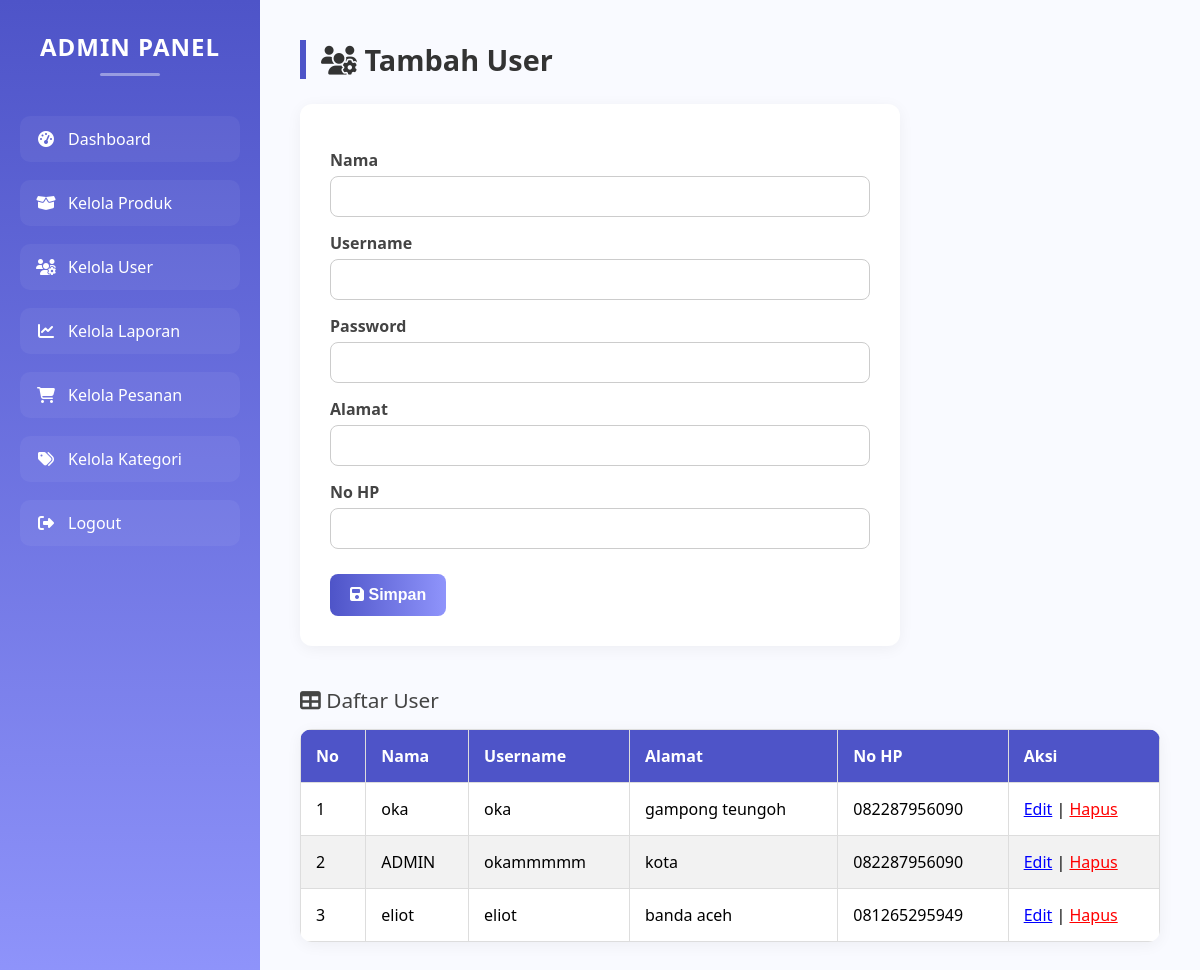
The page /admin/kelola_user.php (signed in) on the database its author committed.
### tables this page shows
CREATE TABLE `user` (
  `id_user` int(11) NOT NULL,
  `nama` varchar(100) DEFAULT NULL,
  `username` varchar(50) DEFAULT NULL,
  `password` varchar(255) DEFAULT NULL,
  `alamat` text DEFAULT NULL,
  `nohp` varchar(20) DEFAULT NULL,
  `role` enum('admin','user') NOT NULL DEFAULT 'user'
);

### admin/kelola_user.php (the view, shortened to what this page needs)
<?php
include '../koneksi.php';
$edit = null;
$data_user = mysqli_query($conn, "SELECT * FROM user ORDER BY id_user DESC");
?>
<!DOCTYPE html>
<html lang="id">
<head>
    <link href="https://cdnjs.cloudflare.com/ajax/libs/font-awesome/6.5.0/css/all.min.css" rel="stylesheet">
</head>
<body>
<?php include 'sidebar.php'; ?>
<div class="content">
    <h2><i class="fas fa-users-cog"></i> <?= $edit ? "Edit User" : "Tambah User" ?></h2>
    <form method="POST">
        <label>Nama</label>
        <input type="text" name="nama" value="<?= $edit['nama'] ?? '' ?>" required>
        <label>Username</label>
        <input type="text" name="username" value="<?= $edit['username'] ?? '' ?>" required>
        <?php if (!$edit): ?>
            <label>Password</label>
            <input type="password" name="password" required>
        <?php endif; ?>
        <label>Alamat</label>
        <input type="text" name="alamat" value="<?= $edit['alamat'] ?? '' ?>" required>
        <label>No HP</label>
        <input type="text" name="nohp" value="<?= $edit['nohp'] ?? '' ?>" required>
        <button type="submit"><i class="fas fa-save"></i> <?= $edit ? "Update" : "Simpan" ?></button>
    </form>
    <div class="table-title"><i class="fas fa-table"></i> Daftar User</div>
    <table>
        <thead>
        <tr>
            <th>No</th>
            <th>Nama</th>
            <th>Username</th>
            <th>Alamat</th>
            <th>No HP</th>
            <th>Aksi</th>
        </tr>
        </thead>
        <tbody>
        <?php
        $no = 1;
        while ($row = mysqli_fetch_assoc($data_user)) {
            echo "<tr>
                <td>{$no}</td>
                <td>{$row['nama']}</td>
                <td>{$row['username']}</td>
                <td>{$row['alamat']}</td>
                <td>{$row['nohp']}</td>
                <td>
                    <a href='kelola_user.php?edit={$row['id_user']}' style='color:blue;'>Edit</a> |
                    <a href='kelola_user.php?hapus={$row['id_user']}' onclick=\"return confirm('Yakin ingin hapus user ini?')\" style='color:red;'>Hapus</a>
                </td>
            </tr>";
            $no++;
        }
        ?>
        </tbody>
    </table>
</div>
</body>
</html>

### admin/kelola_user.php (style rules this page uses)
* { margin: 0; padding: 0; box-sizing: border-box; }
body { font-family: 'Segoe UI', Tahoma, Geneva, Verdana, sans-serif; display: flex; min-height: 100vh; background: #eef1f8; }
.content { flex: 1; padding: 40px; background: #f9faff; }
.content h2 { font-size: 1.8em; margin-bottom: 25px; color: #333; border-left: 6px solid #4e54c8; padding-left: 15px; }
form { background: #fff; padding: 30px; border-radius: 12px; box-shadow: 0 3px 15px rgba(0, 0, 0, 0.05); max-width: 600px; margin-bottom: 40px; }
form label { margin-top: 15px; margin-bottom: 5px; font-weight: 600; color: #444; display: block; }
form input { width: 100%; padding: 12px; border-radius: 8px; border: 1px solid #ccc; transition: 0.3s; }
button { margin-top: 25px; background: linear-gradient(to right, #4e54c8, #8f94fb); color: white; border: none; padding: 12px 20px; font-weight: bold; font-size: 1em; border-radius: 8px; cursor: pointer; transition: 0.3s ease; }
table { width: 100%; border-collapse: collapse; background: #fff; border-radius: 12px; overflow: hidden; box-shadow: 0 3px 15px rgba(0,0,0,0.05); }
table th, table td { padding: 15px; border: 1px solid #ddd; text-align: left; }
table th { background-color: #4e54c8; color: white; }
table tr:nth-child(even) { background-color: #f2f2f2; }
.table-title { font-size: 1.3em; margin-bottom: 15px; color: #444; }

### rows shown on the page
user: nama "oka", username "oka", alamat "gampong teungoh", nohp "082287956090"
user: nama "ADMIN", username "okammmmm", alamat "kota", nohp "082287956090"
user: nama "eliot", username "eliot", alamat "banda aceh", nohp "081265295949"
